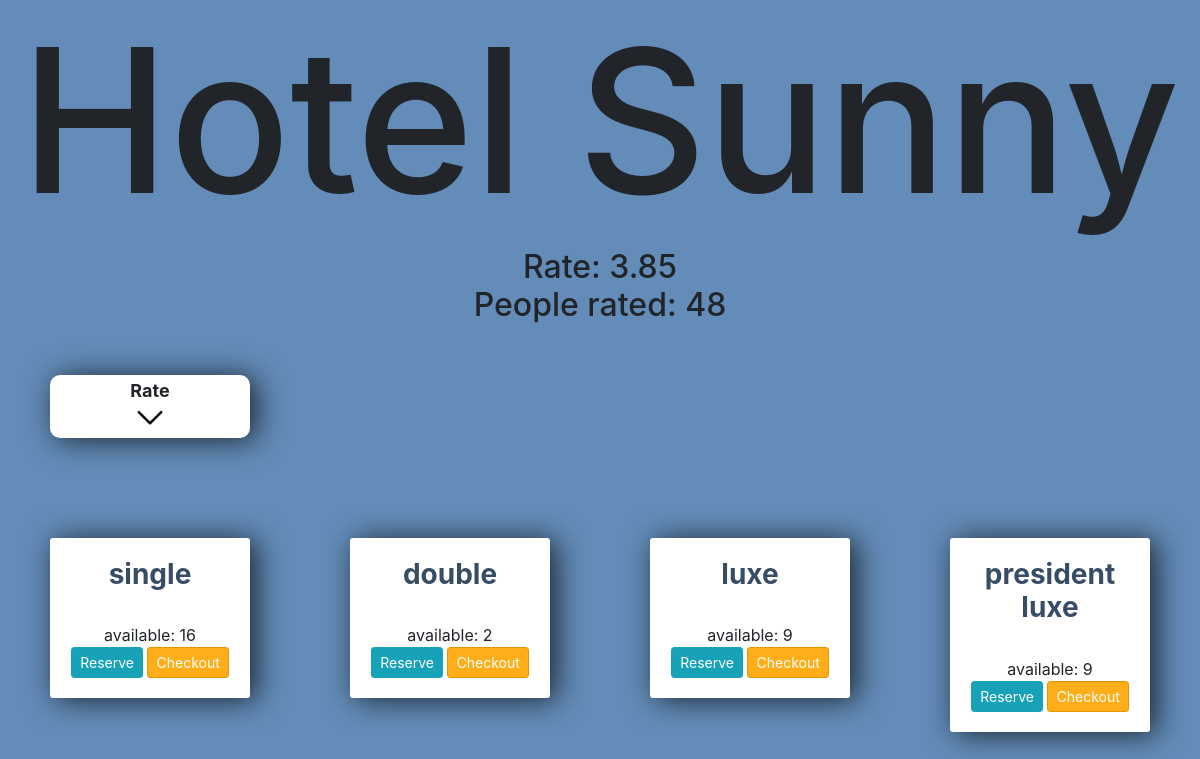
The app's page /, older data.
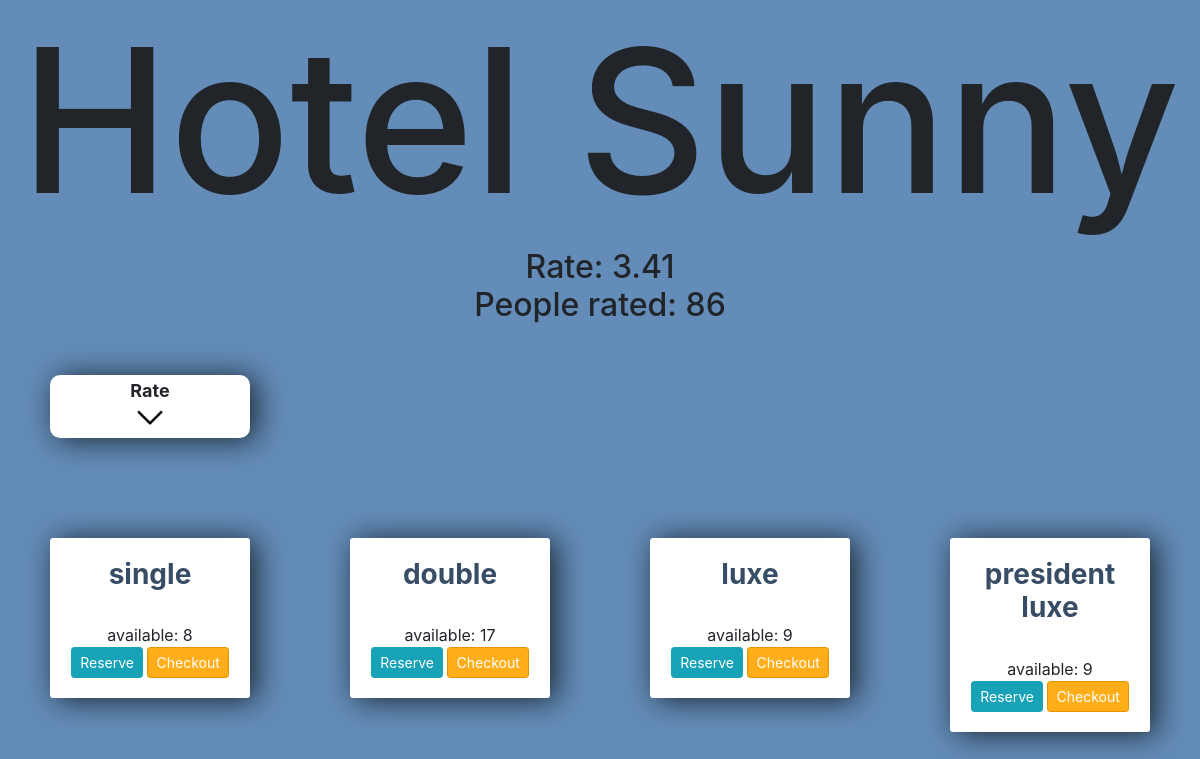
The same page, newer data.
### rooms/models.py (models this page shows)
class Hotel(models.Model):
	name = models.CharField(max_length=30)
	rating = models.FloatField(default=2 )
	rater_count = models.IntegerField(default=0)
	rated_overall = models.IntegerField(default=0)

class  Room(models.Model):
	room_type = models.CharField(max_length=15, choices=ROOM_CHOICES)
	room_count = models.IntegerField(validators=[MinValueValidator(0), MaxValueValidator(20)])
	hotel_name = models.ForeignKey(Hotel, on_delete=models.CASCADE, default=None)

### rooms/views.py (the view)
# urls.py: 2. Add a URL to urlpatterns:  path('', views.home, name='home')
def home(request):
    rooms = Room.objects.all()
    hotel = get_object_or_404(Hotel)
    return render(request, 'rooms/home.html', {'room': rooms, 'hotels':hotel})

### rooms/templates/rooms/home.html (shortened to what this page needs)
<!DOCTYPE html>
<html lang="en">
<head>
    <link rel="stylesheet" href="https://stackpath.bootstrapcdn.com/bootstrap/4.3.1/css/bootstrap.min.css">
<center xmlns="http://www.w3.org/1999/html"><h1 style="font-size: 200px">{{ hotels.name }}</h1></center>
<h2 style="text-align: center">Rate: {{ hotels.rating }}<br>People rated: {{ hotels.rater_count }}</h2>
</head>
<div style="width:200px;
		margin: 50px;
		padding:2px;
        position: relative;
		background-color: #fff;
		border-radius: 10px;
        text-align: center;
		box-shadow: 6px 2px 30px 0px rgba(0,0,0,0.75);">
<strong style="font-size: large"> Rate</strong>
    <br>
    <a href="{% url 'rate' 0%}">{% load static %} <img src="{% static "rooms/media/arrow.png" %}" alt="home" style="width: 32px"/>
</a>
</div>
{% for i in room %}
<div class="center-column">
	<div class="todo-list">
        <h3><strong>{{ i.room_type }}</strong></h3>
        <br>
        available: {{ i.room_count}}
<br>
	<a class="btn btn-sm btn-info" href="{% url 'reserve' i.id%}">Reserve</a>
		<a class="btn btn-sm btn-danger" href="{% url 'checkout' i.id %}">Checkout</a>
	</div>
</div>
{% endfor %}
</body>
</html>

Row changes from the older to the newer data that the page shows:
changed Hotel "Hotel Sunny": rating "3.85" → "3.41"; rater_count "48" → "86"
changed Room "single": room_count "16" → "8"
changed Room "double": room_count "2" → "17"
